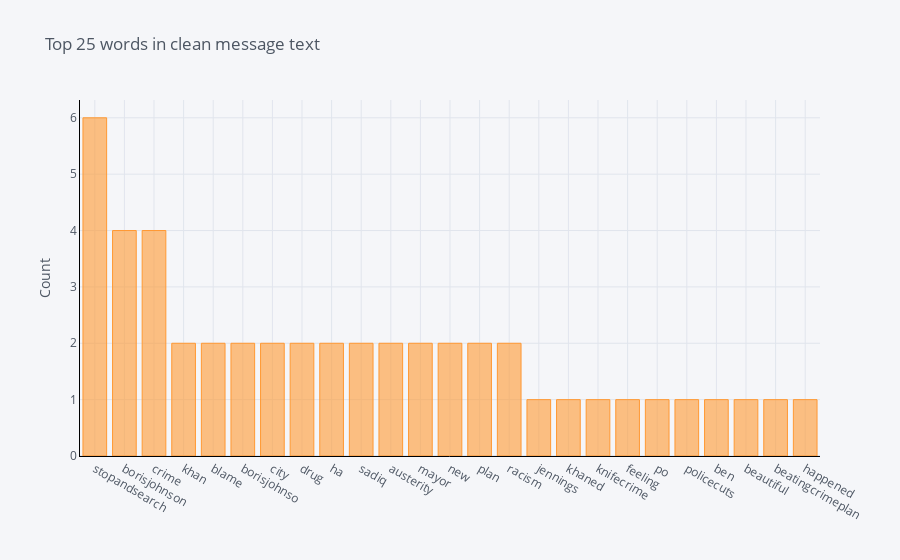
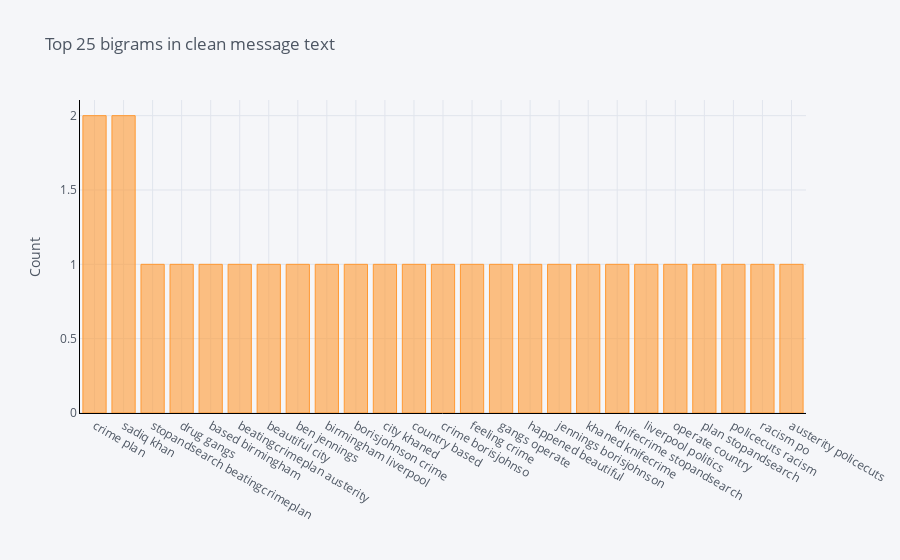

Here is the notebook cell these charts were saved with, in order:
### Code cell
tw_nlp.plot_ngrams(all_tweets[all_tweets.label == 'FOR'], 'Clean_MessageText')

### Figure 1 — Plotly figure (JSON) as saved in the notebook; plotly's stock layout.template omitted (floating-point values rounded to 4 significant figures)
{"data": [{"marker": {"color": "rgba(255, 153, 51, 0.6)", "line": {"color": "rgba(255, 153, 51, 1.0)", "width": 1}}, "name": "count", "orientation": "v", "text": "", "type": "bar", "x": ["stopandsearch", "borisjohnson", "crime", "khan", "blame", "borisjohnso", "city", "drug", "ha", "sadiq", "austerity", "mayor", "new", "plan", "racism", "jennings", "khaned", "knifecrime", "feeling", "po", "policecuts", "ben", "beautiful", "beatingcrimeplan", "happened"], "y": [6, 4, 4, 2, 2, 2, 2, 2, 2, 2, 2, 2, 2, 2, 2, 1, 1, 1, 1, 1, 1, 1, 1, 1, 1]}], "layout": {"legend": {"bgcolor": "#F5F6F9", "font": {"color": "#4D5663"}}, "paper_bgcolor": "#F5F6F9", "plot_bgcolor": "#F5F6F9", "title": {"font": {"color": "#4D5663"}, "text": "Top 25 words in clean message text"}, "xaxis": {"gridcolor": "#E1E5ED", "linecolor": "black", "showgrid": true, "tickfont": {"color": "#4D5663"}, "title": {"font": {"color": "#4D5663"}, "text": ""}, "zerolinecolor": "#E1E5ED"}, "yaxis": {"gridcolor": "#E1E5ED", "linecolor": "black", "showgrid": true, "tickfont": {"color": "#4D5663"}, "title": {"font": {"color": "#4D5663"}, "text": "Count"}, "zerolinecolor": "#E1E5ED"}}}

### Figure 2 — Plotly figure (JSON) as saved in the notebook; plotly's stock layout.template omitted (floating-point values rounded to 4 significant figures)
{"data": [{"marker": {"color": "rgba(255, 153, 51, 0.6)", "line": {"color": "rgba(255, 153, 51, 1.0)", "width": 1}}, "name": "count", "orientation": "v", "text": "", "type": "bar", "x": ["crime plan", "sadiq khan", "stopandsearch beatingcrimeplan", "drug gangs", "based birmingham", "beatingcrimeplan austerity", "beautiful city", "ben jennings", "birmingham liverpool", "borisjohnson crime", "city khaned", "country based", "crime borisjohnso", "feeling crime", "gangs operate", "happened beautiful", "jennings borisjohnson", "khaned knifecrime", "knifecrime stopandsearch", "liverpool politics", "operate country", "plan stopandsearch", "policecuts racism", "racism po", "austerity policecuts"], "y": [2, 2, 1, 1, 1, 1, 1, 1, 1, 1, 1, 1, 1, 1, 1, 1, 1, 1, 1, 1, 1, 1, 1, 1, 1]}], "layout": {"legend": {"bgcolor": "#F5F6F9", "font": {"color": "#4D5663"}}, "paper_bgcolor": "#F5F6F9", "plot_bgcolor": "#F5F6F9", "title": {"font": {"color": "#4D5663"}, "text": "Top 25 bigrams in clean message text"}, "xaxis": {"gridcolor": "#E1E5ED", "linecolor": "black", "showgrid": true, "tickfont": {"color": "#4D5663"}, "title": {"font": {"color": "#4D5663"}, "text": ""}, "zerolinecolor": "#E1E5ED"}, "yaxis": {"gridcolor": "#E1E5ED", "linecolor": "black", "showgrid": true, "tickfont": {"color": "#4D5663"}, "title": {"font": {"color": "#4D5663"}, "text": "Count"}, "zerolinecolor": "#E1E5ED"}}}
